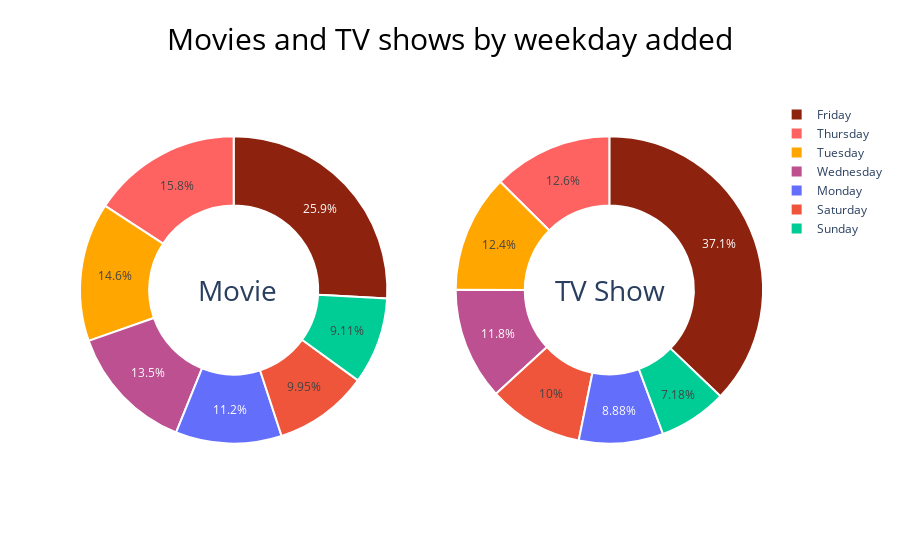

The code cell stored with this chart in its notebook:
### Code cell
R = df[df['type']=='Movie']['weekday_added'].value_counts()
S = df[df['type']=='TV Show']['weekday_added'].value_counts()
label1 = ['Friday','Thursday','Tuesday','Wednesday','Monday','Saturday','Sunday']
label2 = ['Friday','Wednesday','Thursday','Tuesday','Saturday','Monday','Sunday']
fig = make_subplots(rows=1, cols=2, specs=[[{'type':'domain'}, {'type':'domain'}]])
fig.add_trace(go.Pie(labels=label1, values=R),
              1, 1)
fig.add_trace(go.Pie(labels=label2,values=S),
              1, 2)
# Use `hole` to create a donut-like pie chart
fig.update_traces(hole=.55, hoverinfo="label+value+name",marker = dict(colors=['#8d230f','#ff6361','#ffa600','#bc5090'], line = dict(color = 'white', width = 2)))
fig.update_layout(
    title=dict(
        text='Movies and TV shows by weekday added',
        x=0.5,
        font=dict(
            size=30, 
            color='black')),
    
# Add annotations in the center of the donut pies.
annotations=[dict(text='TV Show', x=0.86, y=0.5, font_size=28, showarrow=False),
                 dict(text='Movie', x=0.17, y=0.5, font_size=28, showarrow=False)])
fig.show()

### Figure 1 — Plotly figure (JSON) as saved in the notebook; plotly's stock layout.template omitted (floating-point values rounded to 4 significant figures)
{"data": [{"domain": {"x": [0, 0.45], "y": [0, 1]}, "hole": 0.55, "hoverinfo": "label+value+name", "labels": ["Friday", "Thursday", "Tuesday", "Wednesday", "Monday", "Saturday", "Sunday"], "marker": {"colors": ["#8d230f", "#ff6361", "#ffa600", "#bc5090"], "line": {"color": "white", "width": 2}}, "type": "pie", "values": [1392, 848, 785, 727, 600, 535, 490]}, {"domain": {"x": [0.55, 1], "y": [0, 1]}, "hole": 0.55, "hoverinfo": "label+value+name", "labels": ["Friday", "Wednesday", "Thursday", "Tuesday", "Saturday", "Monday", "Sunday"], "marker": {"colors": ["#8d230f", "#ff6361", "#ffa600", "#bc5090"], "line": {"color": "white", "width": 2}}, "type": "pie", "values": [895, 303, 299, 285, 241, 214, 173]}], "layout": {"annotations": [{"font": {"size": 28}, "showarrow": false, "text": "TV Show", "x": 0.86, "y": 0.5}, {"font": {"size": 28}, "showarrow": false, "text": "Movie", "x": 0.17, "y": 0.5}], "title": {"font": {"color": "black", "size": 30}, "text": "Movies and TV shows by weekday added", "x": 0.5}}}
